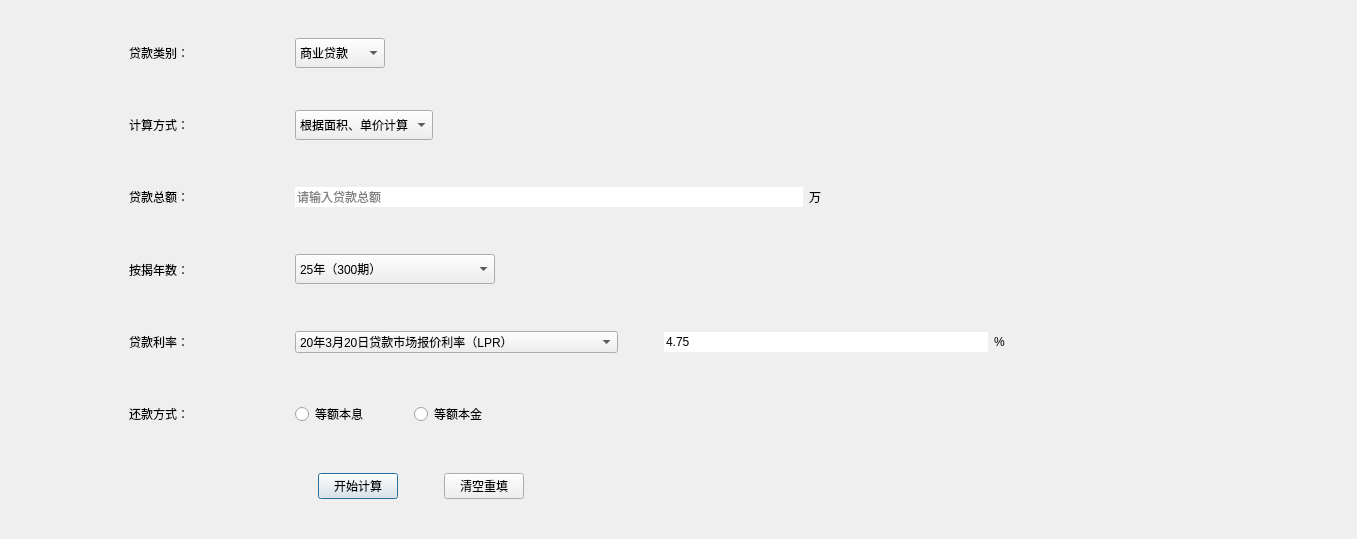
<?xml version="1.0" encoding="UTF-8"?>
<ui version="4.0">
 <class>Fond</class>
 <widget class="QDialog" name="Fond">
  <property name="geometry">
   <rect>
    <x>0</x>
    <y>0</y>
    <width>1357</width>
    <height>539</height>
   </rect>
  </property>
  <property name="windowTitle">
   <string>Dialog</string>
  </property>
  <layout class="QVBoxLayout" name="verticalLayout">
   <item>
    <widget class="QWidget" name="widget_5" native="true">
     <property name="sizePolicy">
      <sizepolicy hsizetype="Expanding" vsizetype="Expanding">
       <horstretch>100</horstretch>
       <verstretch>100</verstretch>
      </sizepolicy>
     </property>
     <layout class="QVBoxLayout" name="verticalLayout_2">
      <item>
       <widget class="QWidget" name="widget" native="true">
        <layout class="QHBoxLayout" name="horizontalLayout">
         <item>
          <spacer name="horizontalSpacer">
           <property name="orientation">
            <enum>Qt::Horizontal</enum>
           </property>
           <property name="sizeType">
            <enum>QSizePolicy::Fixed</enum>
           </property>
           <property name="sizeHint" stdset="0">
            <size>
             <width>100</width>
             <height>20</height>
            </size>
           </property>
          </spacer>
         </item>
         <item>
          <widget class="QLabel" name="label_2">
           <property name="text">
            <string>贷款类别：</string>
           </property>
          </widget>
         </item>
         <item>
          <spacer name="horizontalSpacer_29">
           <property name="orientation">
            <enum>Qt::Horizontal</enum>
           </property>
           <property name="sizeType">
            <enum>QSizePolicy::Fixed</enum>
           </property>
           <property name="sizeHint" stdset="0">
            <size>
             <width>100</width>
             <height>20</height>
            </size>
           </property>
          </spacer>
         </item>
         <item>
          <widget class="QComboBox" name="comboBox">
           <property name="maximumSize">
            <size>
             <width>100</width>
             <height>30</height>
            </size>
           </property>
           <property name="currentText">
            <string>商业贷款</string>
           </property>
           <item>
            <property name="text">
             <string>商业贷款</string>
            </property>
           </item>
           <item>
            <property name="text">
             <string>公积金贷款</string>
            </property>
           </item>
           <item>
            <property name="text">
             <string>组合型贷款</string>
            </property>
           </item>
          </widget>
         </item>
         <item>
          <spacer name="horizontalSpacer_2">
           <property name="orientation">
            <enum>Qt::Horizontal</enum>
           </property>
           <property name="sizeHint" stdset="0">
            <size>
             <width>40</width>
             <height>20</height>
            </size>
           </property>
          </spacer>
         </item>
        </layout>
       </widget>
      </item>
      <item>
       <widget class="QWidget" name="widget_2" native="true">
        <layout class="QHBoxLayout" name="horizontalLayout_3">
         <item>
          <spacer name="horizontalSpacer_3">
           <property name="orientation">
            <enum>Qt::Horizontal</enum>
           </property>
           <property name="sizeType">
            <enum>QSizePolicy::Fixed</enum>
           </property>
           <property name="sizeHint" stdset="0">
            <size>
             <width>100</width>
             <height>20</height>
            </size>
           </property>
          </spacer>
         </item>
         <item>
          <widget class="QLabel" name="label">
           <property name="text">
            <string>计算方式：</string>
           </property>
          </widget>
         </item>
         <item>
          <spacer name="horizontalSpacer_28">
           <property name="orientation">
            <enum>Qt::Horizontal</enum>
           </property>
           <property name="sizeType">
            <enum>QSizePolicy::Fixed</enum>
           </property>
           <property name="sizeHint" stdset="0">
            <size>
             <width>100</width>
             <height>20</height>
            </size>
           </property>
          </spacer>
         </item>
         <item>
          <widget class="QComboBox" name="comboBox_2">
           <property name="sizePolicy">
            <sizepolicy hsizetype="Preferred" vsizetype="Fixed">
             <horstretch>0</horstretch>
             <verstretch>0</verstretch>
            </sizepolicy>
           </property>
           <property name="maximumSize">
            <size>
             <width>200</width>
             <height>30</height>
            </size>
           </property>
           <property name="currentText">
            <string>根据贷款总额计算</string>
           </property>
           <property name="iconSize">
            <size>
             <width>100</width>
             <height>30</height>
            </size>
           </property>
           <item>
            <property name="text">
             <string>根据面积、单价计算</string>
            </property>
           </item>
           <item>
            <property name="text">
             <string>根据贷款总额计算</string>
            </property>
           </item>
          </widget>
         </item>
         <item>
          <spacer name="horizontalSpacer_4">
           <property name="orientation">
            <enum>Qt::Horizontal</enum>
           </property>
           <property name="sizeHint" stdset="0">
            <size>
             <width>40</width>
             <height>20</height>
            </size>
           </property>
          </spacer>
         </item>
        </layout>
       </widget>
      </item>
      <item>
       <widget class="QWidget" name="widget_4" native="true">
        <layout class="QHBoxLayout" name="horizontalLayout_5">
         <item>
          <spacer name="horizontalSpacer_7">
           <property name="orientation">
            <enum>Qt::Horizontal</enum>
           </property>
           <property name="sizeType">
            <enum>QSizePolicy::Fixed</enum>
           </property>
           <property name="sizeHint" stdset="0">
            <size>
             <width>100</width>
             <height>20</height>
            </size>
           </property>
          </spacer>
         </item>
         <item>
          <widget class="QLabel" name="label_4">
           <property name="text">
            <string>贷款总额：</string>
           </property>
          </widget>
         </item>
         <item>
          <spacer name="horizontalSpacer_26">
           <property name="orientation">
            <enum>Qt::Horizontal</enum>
           </property>
           <property name="sizeType">
            <enum>QSizePolicy::Fixed</enum>
           </property>
           <property name="sizeHint" stdset="0">
            <size>
             <width>100</width>
             <height>20</height>
            </size>
           </property>
          </spacer>
         </item>
         <item>
          <widget class="QLineEdit" name="lineEdit_3">
           <property name="enabled">
            <bool>true</bool>
           </property>
           <property name="text">
            <string/>
           </property>
           <property name="frame">
            <bool>false</bool>
           </property>
           <property name="placeholderText">
            <string>请输入贷款总额</string>
           </property>
          </widget>
         </item>
         <item>
          <widget class="QLabel" name="label_10">
           <property name="text">
            <string>万</string>
           </property>
          </widget>
         </item>
         <item>
          <spacer name="horizontalSpacer_8">
           <property name="orientation">
            <enum>Qt::Horizontal</enum>
           </property>
           <property name="sizeHint" stdset="0">
            <size>
             <width>40</width>
             <height>20</height>
            </size>
           </property>
          </spacer>
         </item>
        </layout>
       </widget>
      </item>
      <item>
       <widget class="QWidget" name="widget_6" native="true">
        <layout class="QHBoxLayout" name="horizontalLayout_2">
         <item>
          <spacer name="horizontalSpacer_11">
           <property name="orientation">
            <enum>Qt::Horizontal</enum>
           </property>
           <property name="sizeType">
            <enum>QSizePolicy::Fixed</enum>
           </property>
           <property name="sizeHint" stdset="0">
            <size>
             <width>100</width>
             <height>20</height>
            </size>
           </property>
          </spacer>
         </item>
         <item>
          <widget class="QLabel" name="label_6">
           <property name="text">
            <string>按揭年数：</string>
           </property>
          </widget>
         </item>
         <item>
          <spacer name="horizontalSpacer_22">
           <property name="orientation">
            <enum>Qt::Horizontal</enum>
           </property>
           <property name="sizeType">
            <enum>QSizePolicy::Fixed</enum>
           </property>
           <property name="sizeHint" stdset="0">
            <size>
             <width>100</width>
             <height>20</height>
            </size>
           </property>
          </spacer>
         </item>
         <item>
          <widget class="QComboBox" name="comboBox_3">
           <property name="sizePolicy">
            <sizepolicy hsizetype="Expanding" vsizetype="Fixed">
             <horstretch>0</horstretch>
             <verstretch>0</verstretch>
            </sizepolicy>
           </property>
           <property name="maximumSize">
            <size>
             <width>200</width>
             <height>30</height>
            </size>
           </property>
           <property name="iconSize">
            <size>
             <width>300</width>
             <height>30</height>
            </size>
           </property>
           <item>
            <property name="text">
             <string>25年（300期）</string>
            </property>
           </item>
           <item>
            <property name="text">
             <string>24年（288期）</string>
            </property>
           </item>
           <item>
            <property name="text">
             <string>23年（276期）</string>
            </property>
           </item>
           <item>
            <property name="text">
             <string>22年（264期）</string>
            </property>
           </item>
           <item>
            <property name="text">
             <string>21年（252期）</string>
            </property>
           </item>
           <item>
            <property name="text">
             <string>20年（240期）</string>
            </property>
           </item>
           <item>
            <property name="text">
             <string>19年（228期）</string>
            </property>
           </item>
           <item>
            <property name="text">
             <string>18年（216期）</string>
            </property>
           </item>
           <item>
            <property name="text">
             <string>17年（204期）</string>
            </property>
           </item>
           <item>
            <property name="text">
             <string>16年（192期）</string>
            </property>
           </item>
           <item>
            <property name="text">
             <string>15年（180期）</string>
            </property>
           </item>
           <item>
            <property name="text">
             <string>14年（168期）</string>
            </property>
           </item>
           <item>
            <property name="text">
             <string>13年（156期）</string>
            </property>
           </item>
           <item>
            <property name="text">
             <string>12年（144期）</string>
            </property>
           </item>
           <item>
            <property name="text">
             <string>11年（132期）</string>
            </property>
           </item>
           <item>
            <property name="text">
             <string>10年（120期）</string>
            </property>
           </item>
           <item>
            <property name="text">
             <string>9年（108期）</string>
            </property>
           </item>
           <item>
            <property name="text">
             <string>8年（96期）</string>
            </property>
           </item>
           <item>
            <property name="text">
             <string>7年（84期）</string>
            </property>
           </item>
           <item>
            <property name="text">
             <string>6年（72期）</string>
            </property>
           </item>
           <item>
            <property name="text">
             <string>5年（60期）</string>
            </property>
           </item>
           <item>
            <property name="text">
             <string>4年（48期）</string>
            </property>
           </item>
           <item>
            <property name="text">
             <string>3年（36期）</string>
            </property>
           </item>
           <item>
            <property name="text">
             <string>2年（24期）</string>
            </property>
           </item>
           <item>
            <property name="text">
             <string>1年（12期）</string>
            </property>
           </item>
          </widget>
         </item>
         <item>
          <spacer name="horizontalSpacer_12">
           <property name="orientation">
            <enum>Qt::Horizontal</enum>
           </property>
           <property name="sizeHint" stdset="0">
            <size>
             <width>40</width>
             <height>20</height>
            </size>
           </property>
          </spacer>
         </item>
        </layout>
       </widget>
      </item>
      <item>
       <widget class="QWidget" name="widget_7" native="true">
        <layout class="QHBoxLayout" name="horizontalLayout_7">
         <item>
          <spacer name="horizontalSpacer_13">
           <property name="orientation">
            <enum>Qt::Horizontal</enum>
           </property>
           <property name="sizeType">
            <enum>QSizePolicy::Fixed</enum>
           </property>
           <property name="sizeHint" stdset="0">
            <size>
             <width>100</width>
             <height>20</height>
            </size>
           </property>
          </spacer>
         </item>
         <item>
          <widget class="QLabel" name="label_7">
           <property name="text">
            <string>贷款利率：</string>
           </property>
          </widget>
         </item>
         <item>
          <spacer name="horizontalSpacer_24">
           <property name="orientation">
            <enum>Qt::Horizontal</enum>
           </property>
           <property name="sizeType">
            <enum>QSizePolicy::Fixed</enum>
           </property>
           <property name="sizeHint" stdset="0">
            <size>
             <width>100</width>
             <height>20</height>
            </size>
           </property>
          </spacer>
         </item>
         <item>
          <widget class="QComboBox" name="comboBox_5">
           <property name="sizePolicy">
            <sizepolicy hsizetype="Expanding" vsizetype="Fixed">
             <horstretch>0</horstretch>
             <verstretch>0</verstretch>
            </sizepolicy>
           </property>
           <item>
            <property name="text">
             <string>20年3月20日贷款市场报价利率（LPR）</string>
            </property>
           </item>
           <item>
            <property name="text">
             <string>19年9月20日贷款市场报价利率（LPR）</string>
            </property>
           </item>
           <item>
            <property name="text">
             <string>15年10月24日利率上限（1.1倍）</string>
            </property>
           </item>
           <item>
            <property name="text">
             <string>15年10月24日利率上限（1.05倍）</string>
            </property>
           </item>
           <item>
            <property name="text">
             <string>15年10月24日利率下限（85折）</string>
            </property>
           </item>
           <item>
            <property name="text">
             <string>15年10月24日利率下限（7折）</string>
            </property>
           </item>
           <item>
            <property name="text">
             <string>15年10月24日基准利率</string>
            </property>
           </item>
           <item>
            <property name="text">
             <string>15年8月26日利率上限（1.1倍）</string>
            </property>
           </item>
           <item>
            <property name="text">
             <string>15年8月26日利率下限（85折）</string>
            </property>
           </item>
           <item>
            <property name="text">
             <string>15年8月26日利率下限（7折）</string>
            </property>
           </item>
           <item>
            <property name="text">
             <string>15年8月26日基准利率</string>
            </property>
           </item>
           <item>
            <property name="text">
             <string>15年6月28日利率上限（1.1倍）</string>
            </property>
           </item>
           <item>
            <property name="text">
             <string>15年6月28日利率下限（85折）</string>
            </property>
           </item>
           <item>
            <property name="text">
             <string>15年6月28日利率下限（7折）</string>
            </property>
           </item>
           <item>
            <property name="text">
             <string>15年6月28日基准利率</string>
            </property>
           </item>
           <item>
            <property name="text">
             <string>15年5月11日利率上限（1.1倍）</string>
            </property>
           </item>
           <item>
            <property name="text">
             <string>15年5月11日利率下限（85折）</string>
            </property>
           </item>
           <item>
            <property name="text">
             <string>15年5月11日利率下限（7折）</string>
            </property>
           </item>
           <item>
            <property name="text">
             <string>15年5月11日基准利率</string>
            </property>
           </item>
           <item>
            <property name="text">
             <string>15年3月1日利率上限（1.1倍）</string>
            </property>
           </item>
           <item>
            <property name="text">
             <string>15年3月1日利率上限（85折）</string>
            </property>
           </item>
           <item>
            <property name="text">
             <string>15年3月1日利率上限（7折）</string>
            </property>
           </item>
           <item>
            <property name="text">
             <string>15年3月1日基准利率</string>
            </property>
           </item>
           <item>
            <property name="text">
             <string>14年11月22日利率上限（1.1倍）</string>
            </property>
           </item>
           <item>
            <property name="text">
             <string>14年11月22日利率下限（85折）</string>
            </property>
           </item>
           <item>
            <property name="text">
             <string>14年11月22日利率下限（7折）</string>
            </property>
           </item>
           <item>
            <property name="text">
             <string>14年11月22日基准利率</string>
            </property>
           </item>
           <item>
            <property name="text">
             <string>12年7月6日利率上限（1.1倍）</string>
            </property>
           </item>
           <item>
            <property name="text">
             <string>12年7月6日利率下限（85折）</string>
            </property>
           </item>
           <item>
            <property name="text">
             <string>12年7月6日利率下限（7折）</string>
            </property>
           </item>
           <item>
            <property name="text">
             <string>12年7月6日基准利率</string>
            </property>
           </item>
           <item>
            <property name="text">
             <string>12年6月8日利率上限（1.1倍）</string>
            </property>
           </item>
           <item>
            <property name="text">
             <string>12年6月8日利率下限（85折）</string>
            </property>
           </item>
           <item>
            <property name="text">
             <string>12年6月8日利率下限（7折）</string>
            </property>
           </item>
           <item>
            <property name="text">
             <string>12年6月8日基准利率</string>
            </property>
           </item>
          </widget>
         </item>
         <item>
          <spacer name="horizontalSpacer_25">
           <property name="orientation">
            <enum>Qt::Horizontal</enum>
           </property>
           <property name="sizeType">
            <enum>QSizePolicy::Fixed</enum>
           </property>
           <property name="sizeHint" stdset="0">
            <size>
             <width>40</width>
             <height>20</height>
            </size>
           </property>
          </spacer>
         </item>
         <item>
          <widget class="QLineEdit" name="lineEdit_9">
           <property name="acceptDrops">
            <bool>true</bool>
           </property>
           <property name="text">
            <string>4.75</string>
           </property>
           <property name="frame">
            <bool>false</bool>
           </property>
           <property name="placeholderText">
            <string/>
           </property>
          </widget>
         </item>
         <item>
          <widget class="QLabel" name="label_11">
           <property name="text">
            <string>%</string>
           </property>
          </widget>
         </item>
         <item>
          <spacer name="horizontalSpacer_14">
           <property name="orientation">
            <enum>Qt::Horizontal</enum>
           </property>
           <property name="sizeHint" stdset="0">
            <size>
             <width>40</width>
             <height>20</height>
            </size>
           </property>
          </spacer>
         </item>
        </layout>
       </widget>
      </item>
      <item>
       <widget class="QWidget" name="widget_8" native="true">
        <layout class="QHBoxLayout" name="horizontalLayout_8">
         <item>
          <spacer name="horizontalSpacer_15">
           <property name="orientation">
            <enum>Qt::Horizontal</enum>
           </property>
           <property name="sizeType">
            <enum>QSizePolicy::Fixed</enum>
           </property>
           <property name="sizeHint" stdset="0">
            <size>
             <width>100</width>
             <height>20</height>
            </size>
           </property>
          </spacer>
         </item>
         <item>
          <widget class="QLabel" name="label_8">
           <property name="text">
            <string>还款方式：</string>
           </property>
          </widget>
         </item>
         <item>
          <spacer name="horizontalSpacer_20">
           <property name="orientation">
            <enum>Qt::Horizontal</enum>
           </property>
           <property name="sizeType">
            <enum>QSizePolicy::Fixed</enum>
           </property>
           <property name="sizeHint" stdset="0">
            <size>
             <width>100</width>
             <height>20</height>
            </size>
           </property>
          </spacer>
         </item>
         <item>
          <widget class="QRadioButton" name="radioButton_1">
           <property name="text">
            <string>等额本息</string>
           </property>
          </widget>
         </item>
         <item>
          <spacer name="horizontalSpacer_21">
           <property name="orientation">
            <enum>Qt::Horizontal</enum>
           </property>
           <property name="sizeType">
            <enum>QSizePolicy::Fixed</enum>
           </property>
           <property name="sizeHint" stdset="0">
            <size>
             <width>40</width>
             <height>20</height>
            </size>
           </property>
          </spacer>
         </item>
         <item>
          <widget class="QRadioButton" name="radioButton_2">
           <property name="text">
            <string>等额本金</string>
           </property>
          </widget>
         </item>
         <item>
          <spacer name="horizontalSpacer_16">
           <property name="orientation">
            <enum>Qt::Horizontal</enum>
           </property>
           <property name="sizeHint" stdset="0">
            <size>
             <width>40</width>
             <height>20</height>
            </size>
           </property>
          </spacer>
         </item>
        </layout>
       </widget>
      </item>
      <item>
       <widget class="QWidget" name="widget_9" native="true">
        <layout class="QHBoxLayout" name="horizontalLayout_12">
         <item>
          <spacer name="horizontalSpacer_17">
           <property name="orientation">
            <enum>Qt::Horizontal</enum>
           </property>
           <property name="sizeType">
            <enum>QSizePolicy::Fixed</enum>
           </property>
           <property name="sizeHint" stdset="0">
            <size>
             <width>289</width>
             <height>20</height>
            </size>
           </property>
          </spacer>
         </item>
         <item>
          <widget class="QPushButton" name="pushButton_1">
           <property name="text">
            <string>开始计算</string>
           </property>
          </widget>
         </item>
         <item>
          <spacer name="horizontalSpacer_19">
           <property name="orientation">
            <enum>Qt::Horizontal</enum>
           </property>
           <property name="sizeType">
            <enum>QSizePolicy::Fixed</enum>
           </property>
           <property name="sizeHint" stdset="0">
            <size>
             <width>40</width>
             <height>20</height>
            </size>
           </property>
          </spacer>
         </item>
         <item>
          <widget class="QPushButton" name="pushButton_2">
           <property name="text">
            <string>清空重填</string>
           </property>
          </widget>
         </item>
         <item>
          <spacer name="horizontalSpacer_18">
           <property name="orientation">
            <enum>Qt::Horizontal</enum>
           </property>
           <property name="sizeHint" stdset="0">
            <size>
             <width>40</width>
             <height>20</height>
            </size>
           </property>
          </spacer>
         </item>
        </layout>
       </widget>
      </item>
     </layout>
    </widget>
   </item>
  </layout>
 </widget>
 <resources/>
 <connections/>
</ui>
